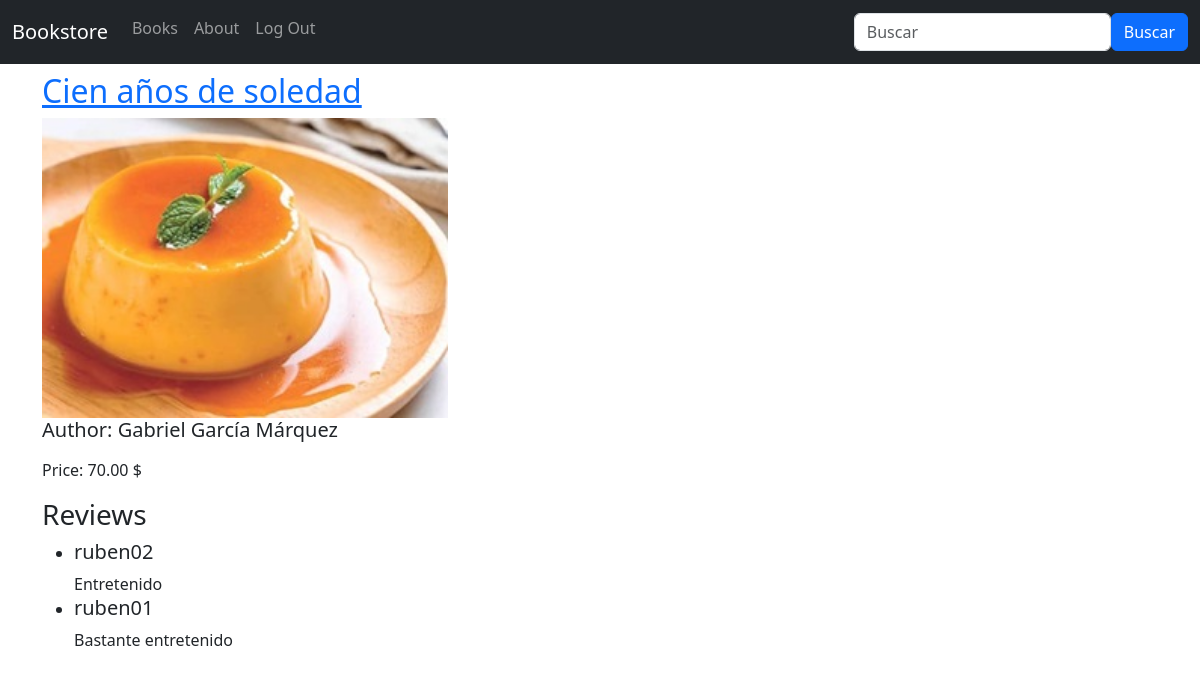
The app's page /books/1/ (signed in), older data.
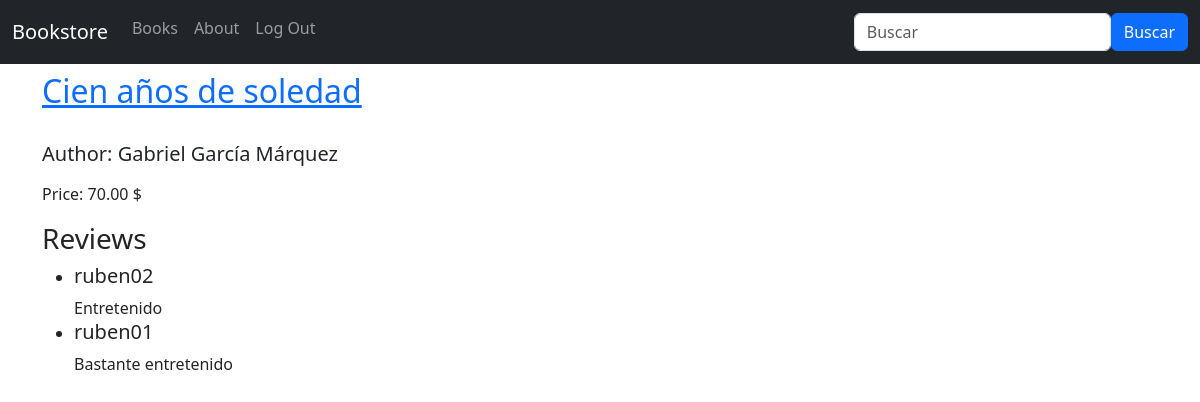
The same page, newer data.
### books/models.py (models this page shows, shortened)
class Book(models.Model):
    title = models.CharField(max_length=200)
    author = models.CharField(max_length=100)
    description = models.TextField()
    price = models.DecimalField(max_digits=10, decimal_places=2)
    created_at = models.DateTimeField(auto_now_add=True)
    updated_at = models.DateTimeField(auto_now=True)
    cover = models.ImageField(upload_to='covers/', blank=True)

### books/views.py (the view)
# urls.py: path('<int:pk>/', BookDetailView.as_view(), name='book_detail'),
class BookDetailView(LoginRequiredMixin, DetailView):
    model = Book
    template_name = 'books/book_detail.html'
    login_url = '/accounts/login/'

### templates/books/book_detail.html (shortened to what this page needs)
{% extends "_base.html" %}
{% block content %}
    <div class="book-detail">
        <h2><a href="">{{ book.title }}</a></h2>
        {% if book.cover %}
            <img class="bookcover" src="{{ book.cover.url }}" alt="{{ book.tile }}">
        {% endif %}
        <h5><p>Author: {{ book.author }}</p></h5>
        <p>Price: {{ book.price }} $</p>
        <div>
            <h3>Reviews</h3>
            <ul>
                {% for review in book.reviews.all %}
                    <li> <h5>{{ review.author }}</h5> {{ review.review }} </li>
                {% endfor %}
            </ul>
        </div>
    </div>
{% endblock content %}

Row changes from the older to the newer data that the page shows:
changed Book "Cien años de soledad": cover: picture removed
